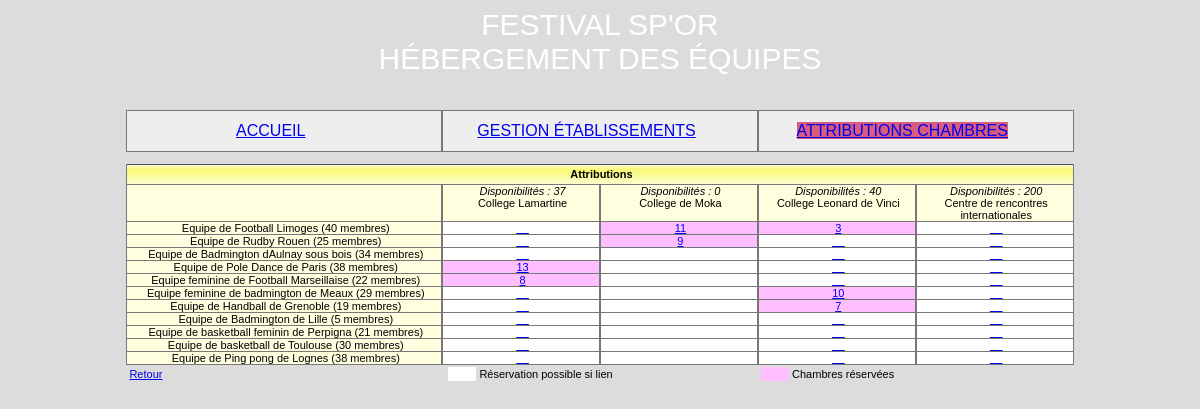
Page /modificationAttributions.php on the committed database.
### tables this page shows
create table Etablissement 
(id char(8) not null, 
nom varchar(45) not null,
adresseRue varchar(45) not null, 
codePostal char(5) not null, 
ville varchar(35) not null,
tel varchar(13) not null,
adresseElectronique varchar(70),
type tinyint not null,
civiliteResponsable varchar(12) not null,
nomResponsable varchar(25) not null,
prenomResponsable varchar(25),
nombreChambresOffertes integer,
constraint pk_Etablissement primary key(id));

create table Groupe
(id char(4) not null, 
nom varchar(40) not null, 
identiteResponsable varchar(40) default null,
adressePostale varchar(120) default null,
nombrePersonnes integer not null, 
nomPays varchar(40) not null, 
hebergement char(1) not null,
constraint pk_Groupe primary key(id));

create table Attribution
(idEtab char(8) not null, 
idGroupe char(4) not null, 
nombreChambres integer not null,
constraint pk_Attribution primary key(idEtab, idGroupe), 
constraint fk1_Attribution foreign key(idEtab) references Etablissement(id),
constraint fk2_Attribution foreign key(idGroupe) references Groupe(id));

### _gestionBase.inc.php (called while the page is built, shortened)
<?php
function obtenirReqEtablissementsOffrantChambres()
{
   $req="select id, nom, nombreChambresOffertes from Etablissement where
         nombreChambresOffertes!=0 order by id";
   return $req;
}
function obtenirNbEtabOffrantChambres($connexion)
{
   $req="select count(*) as nombreEtabOffrantChambres from Etablissement where
         nombreChambresOffertes!=0";
   $rsEtabOffrantChambres = $connexion->query($req);
   $lgEtabOffrantChambres = $rsEtabOffrantChambres->fetch(PDO::FETCH_ASSOC);
   return $lgEtabOffrantChambres["nombreEtabOffrantChambres"];
}
function obtenirReqIdNomGroupesAHeberger()
{
   $req="select id, nom, nombrePersonnes from Groupe where hebergement='O' order by id";
   return $req;
}
function obtenirNbOccup($connexion, $idEtab)
{
   $req="select IFNULL(sum(nombreChambres), 0) as totalChambresOccup from
        Attribution where idEtab='$idEtab'";
   $rsOccup=$connexion->query($req);
   $lgOccup=$rsOccup->fetch(PDO::FETCH_ASSOC);
   return $lgOccup["totalChambresOccup"];
}
function obtenirNbOccupGroupe($connexion, $idEtab, $idGroupe)
{
   $req="select nombreChambres From Attribution where idEtab='$idEtab'
        and idGroupe='$idGroupe'";
   $rsAttribGroupe=$connexion->query($req);
   if ($lgAttribGroupe=$rsAttribGroupe->fetch(PDO::FETCH_ASSOC))
      return $lgAttribGroupe["nombreChambres"];
   else
      return 0;
}
?>

### modificationAttributions.php (the view, shortened to what this page needs)
<?php
include("_debut.inc.php");
include("_gestionBase.inc.php");
include("_connexion-PDO.inc.php");
$nbEtabOffrantChambres=obtenirNbEtabOffrantChambres($dbh);
$nb=$nbEtabOffrantChambres+1;
$pourcCol=50/$nbEtabOffrantChambres;
echo "
<table width='80%' cellspacing='0' cellpadding='0' align='center'
class='tabQuadrille'>";
   echo "
   <tr class='enTeteTabQuad'>
      <td colspan=$nb><strong>Attributions</strong></td>
   </tr>";
   echo "
   <tr class='ligneTabQuad'>
      <td>&nbsp;</td>";
   $req=obtenirReqEtablissementsOffrantChambres();
   $rsEtab= $dbh->query($req);
   $lgEtab=$rsEtab->fetch(PDO::FETCH_ASSOC);
   while ($lgEtab!=FALSE)
   {
      $idEtab=$lgEtab["id"];
      $nom=$lgEtab["nom"];
      $nbOffre=$lgEtab["nombreChambresOffertes"];
      $nbOccup=obtenirNbOccup($dbh, $idEtab);
      $nbChLib = $nbOffre - $nbOccup;
      echo "
      <td valign='top' width='$pourcCol%'><i>Disponibilités : $nbChLib </i> <br>
      $nom </td>";
      $lgEtab=$rsEtab->fetch(PDO::FETCH_ASSOC);
   }
   echo "
   </tr>";
   $req=obtenirReqIdNomGroupesAHeberger();
   $rsGroupe= $dbh->query($req);
   $lgGroupe= $rsGroupe->fetch(PDO::FETCH_ASSOC);
   while ($lgGroupe!=FALSE)
   {
      $idGroupe=$lgGroupe['id'];
      $nom=$lgGroupe['nom'];
      $nbpers = $lgGroupe['nombrePersonnes'];
      echo "
      <tr class='ligneTabQuad'>
         <td width='25%'>$nom ($nbpers membres)</td>";
      $req=obtenirReqEtablissementsOffrantChambres();
      $rsEtab=$dbh->query($req);
      $lgEtab=$rsEtab->fetch(PDO::FETCH_ASSOC);
      while ($lgEtab!=FALSE)
      {
         $idEtab=$lgEtab["id"];
         $nbOffre=$lgEtab["nombreChambresOffertes"];
         $nbOccup=obtenirNbOccup($dbh, $idEtab);
         $nbChLib = $nbOffre - $nbOccup;
         $nbOccupGroupe=obtenirNbOccupGroupe($dbh, $idEtab, $idGroupe);
         if ($nbOccupGroupe!=0)
         {
            $nbMax = $nbChLib + $nbOccupGroupe;
            echo "
            <td class='reserve'>
            <a href='donnerNbChambres.php?idEtab=$idEtab&amp;idGroupe=$idGroupe&amp;nbChambres=$nbMax'>
            $nbOccupGroupe</a></td>";
         }
         else
         {
            if ($nbChLib != 0)
            {
               echo "
               <td class='reserveSiLien'>
               <a href='donnerNbChambres.php?idEtab=$idEtab&amp;idGroupe=$idGroupe&amp;nbChambres=$nbChLib'>
               __</a></td>";
            }
            else
            {
               echo "<td class='reserveSiLien'>&nbsp;</td>";
            }
         }
         $lgEtab=$rsEtab->fetch(PDO::FETCH_ASSOC);
      }
      $lgGroupe= $rsGroupe->fetch(PDO::FETCH_ASSOC);
   }
echo "
</table>";
echo "
<table align='center' width='80%'>
   <tr>
      <td width='34%' align='left'><a href='consultationAttributions.php'>Retour</a>
      </td>
      <td class='reserveSiLien'>&nbsp;</td>
      <td width='30%' align='left'>Réservation possible si lien</td>
      <td class='reserve'>&nbsp;</td>
      <td width='30%' align='left'>Chambres réservées</td>
   </tr>
</table>";
?>

### css/cssGeneral.css (style rules this page uses)
.basePage { background-color:#DCDCDC; color:slate; font:11px Arial, Helvetica, sans-serif; }
td,tr { font:11px Arial, Helvetica, sans-serif; }
table.tabQuadrille td { border-bottom:1px solid #777777; border-right:1px solid #777777; border-left:1px solid #777777; border-top:1px #777777; padding-left:3px; }
tr.enTeteTabQuad { background-image:url('../images/xpBarre.jpg'); height:21px; text-align:center; }
tr.ligneTabQuad { background-color:#FFFFE0; text-align:center; color:black; }
td.reserveSiLien { background-color:#FFFFFF; color:black; }
td.reserve { background-color:#FFBEFF; color:black; }

### rows in the picture
etablissement: $pourcCol 12.5 (drawn), nbChLib "37", nom "College Lamartine", id.nombreChambres "13", id.nombreChambres "8"
etablissement: $pourcCol 12.5 (drawn), nbChLib "0", nom "College de Moka", id.nombreChambres "11", id.nombreChambres "9"
etablissement: $pourcCol 12.5 (drawn), nbChLib "40", nom "College Leonard de Vinci", id.nombreChambres "3", id.nombreChambres "10", id.nombreChambres "7"
etablissement: $pourcCol 12.5 (drawn), nombreChambresOffertes "200", nom "Centre de rencontres internationales"
groupe: nom "Equipe de Football Limoges", nombrePersonnes "40"
groupe: nom "Equipe de Rudby Rouen", nombrePersonnes "25"
groupe: nom "Equipe de Badmington dAulnay sous bois", nombrePersonnes "34"
groupe: nom "Equipe de Pole Dance de Paris", nombrePersonnes "38"
groupe: nom "Equipe feminine de Football Marseillaise", nombrePersonnes "22"
groupe: nom "Equipe feminine de badmington de Meaux", nombrePersonnes "29"
groupe: nom "Equipe de Handball de Grenoble", nombrePersonnes "19"
groupe: nom "Equipe de Badmington de Lille", nombrePersonnes "5"
groupe: nom "Equipe de basketball feminin de Perpigna", nombrePersonnes "21"
groupe: nom "Equipe de basketball de Toulouse", nombrePersonnes "30"
groupe: nom "Equipe de Ping pong de Lognes", nombrePersonnes "38"
